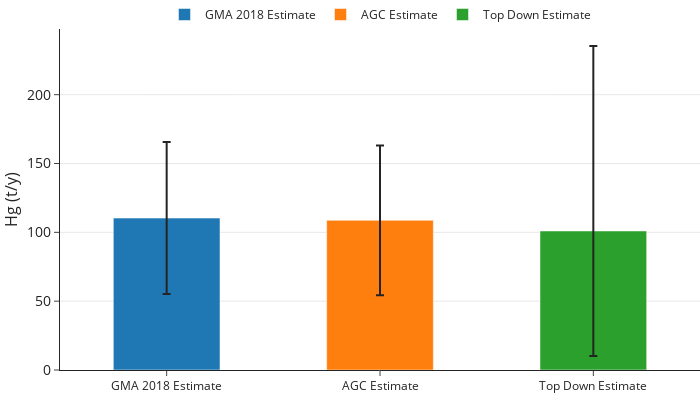

Notebook cell for this chart:
### Code cell
from turtle import title
import plotly.graph_objects as go

fig = go.Figure()
fig.add_trace(go.Bar(
    name='GMA 2018 Estimate',
    x=['GMA 2018 Estimate'], y=[df_est['gma_2015'].loc['actual']],
    error_y=dict(type='percent', symmetric=False,
            value=50,
            valueminus=50)
))
fig.add_trace(go.Bar(
    name='AGC Estimate',
    x=['AGC Estimate'], y=[df_est['AGC_2018'].loc['actual']],
    error_y=dict(type='percent', symmetric=False,
            value=50,
            valueminus=50)
))
fig.add_trace(go.Bar(
    name='Top Down Estimate',
    x=['Top Down Estimate'], y=[df_est['TPP_2015'].loc['actual']],
    error_y=dict(type='percent', symmetric=False,
            value=133,
            valueminus=90)
))

fig.update_layout(barmode='group')
fig.update_traces(width=0.5)
fig.update_layout(
    autosize=False,
     width=700,
     height=400,
    template="simple_white",
    margin={"r":0,"t":0,"l":60,"b":30},
    yaxis =  {'showgrid': True} 
)

fig.update_layout(
                  xaxis_type='category',
                  yaxis_type='linear',
                  yaxis=dict(
                      title="Hg (t/y)",
                      titlefont_size=16,
                      tickfont_size=14,),
                  bargap=0.00, # gap between bars of adjacent location coordinates.
                  
                  
                  
                  legend=dict(
        title=None, orientation="h", y=1.0, yanchor="bottom", x=0.5, xanchor="center"))
fig.update_yaxes(nticks=10)
fig.show()
fig_name='all_asgm_hgEstimates.pdf'
path=fig_path+fig_name
fig.write_image(path)

### Figure 1 — Plotly figure (JSON) as saved in the notebook; plotly's stock layout.template omitted (floating-point values rounded to 4 significant figures)
{"data": [{"error_y": {"symmetric": false, "type": "percent", "value": 50, "valueminus": 50}, "name": "GMA 2018 Estimate", "type": "bar", "width": 0.5, "x": ["GMA 2018 Estimate"], "y": [110.4]}, {"error_y": {"symmetric": false, "type": "percent", "value": 50, "valueminus": 50}, "name": "AGC Estimate", "type": "bar", "width": 0.5, "x": ["AGC Estimate"], "y": [108.7]}, {"error_y": {"symmetric": false, "type": "percent", "value": 133, "valueminus": 90}, "name": "Top Down Estimate", "type": "bar", "width": 0.5, "x": ["Top Down Estimate"], "y": [101]}], "layout": {"autosize": false, "bargap": 0, "barmode": "group", "height": 400, "legend": {"orientation": "h", "title": {}, "x": 0.5, "xanchor": "center", "y": 1, "yanchor": "bottom"}, "margin": {"b": 30, "l": 60, "r": 0, "t": 0}, "width": 700, "xaxis": {"type": "category"}, "yaxis": {"nticks": 10, "showgrid": true, "tickfont": {"size": 14}, "title": {"font": {"size": 16}, "text": "Hg (t/y)"}, "type": "linear"}}}
